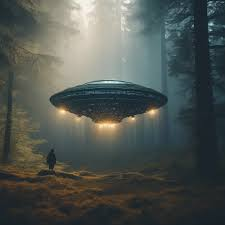
#> input picture LO4/Enhance Image/Convert from 8-bit  To 24-bit/download.jpeg, 225 x 225 px
$ python 'Convert from 8-bit  To 24-bit.py'
#> lines starting #> are read from the running program, lines starting #| are printed output that depends on the picture
import cv2
image = cv2.imread('download.jpeg', cv2.IMREAD_GRAYSCALE)
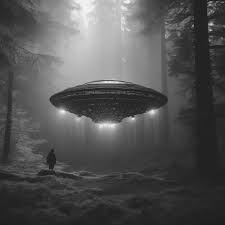
#> image: shape (225, 225); min 17, max 250, mean 82.8
cv2.imshow('Original', image)
colorImage = cv2.cvtColor(image, cv2.COLOR_GRAY2BGR)
colorImage[:,:,0]= 0
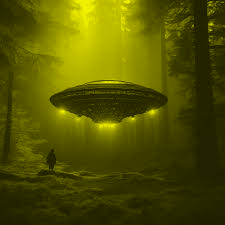
#> colorImage: shape (225, 225, 3); mean B, G, R 0, 82.8, 82.8
colorImage[:,:,1]= 0
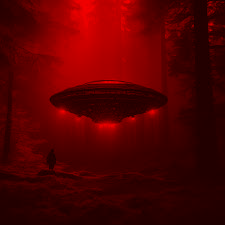
#> colorImage: shape (225, 225, 3); mean B, G, R 0, 0, 82.8
cv2.imshow('colorImage', colorImage)
cv2.waitKey(0)
